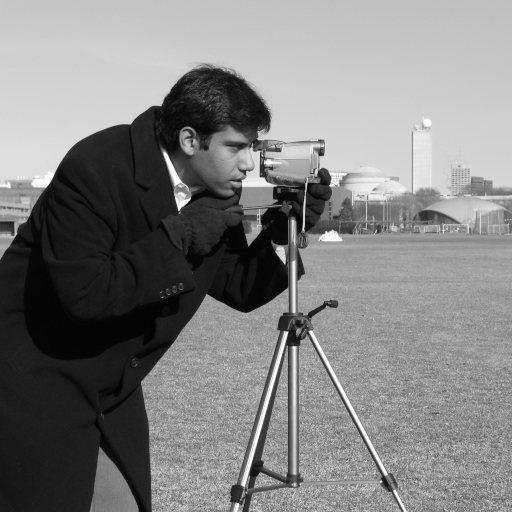
#> input picture lab_2/data/input/04_camera.png, 512 x 512 px; its folder holds 5 pictures in this run
$ jupyter execute --allow-errors 05_edge_bilateral.ipynb   (older library calls are emulated)
#> lines starting #> are read from the running program, lines starting #| are printed output that depends on the picture; after the words box and inside, x2 and y2 are one past the last pixel; in counts of white or black regions, pixels touching at a corner belong together
### lab_2/src/common.py
"""Module common.py - Các hàm tiện ích dùng chung cho Bài Lab 2 (Chương 2).

Bao gồm:
- Đọc và lưu ảnh an toàn với đường dẫn tiếng Việt Unicode trên Windows.
- Chuyển đổi không gian màu BGR sang RGB để hiển thị bằng Matplotlib.
- Kiểm tra tính hợp lệ của mảng ảnh đầu vào.
- Tiện ích hiển thị nhiều ảnh cạnh nhau (side-by-side).
"""

from __future__ import annotations

from pathlib import Path
from typing import List, Tuple, Union

import cv2
import matplotlib.pyplot as plt
import numpy as np


def validate_image(image: np.ndarray) -> np.ndarray:
    """Kiểm tra tính hợp lệ của mảng ảnh đầu vào."""
    if not isinstance(image, np.ndarray):
        raise TypeError(f"Ảnh phải là mảng numpy.ndarray, nhận được: {type(image)}")
    if image.dtype != np.uint8:
        raise TypeError(f"Ảnh phải có kiểu dữ liệu uint8, nhận được: {image.dtype}")
    if image.size == 0:
        raise ValueError("Ảnh đầu vào không được rỗng.")
    if image.ndim not in (2, 3):
        raise ValueError(f"Ảnh phải có 2 chiều (ảnh xám) hoặc 3 chiều (ảnh màu), nhận được: {image.ndim} chiều.")
    if image.ndim == 3 and image.shape[2] not in (1, 3, 4):
        raise ValueError(f"Ảnh màu phải có 1, 3 hoặc 4 kênh màu, nhận được: {image.shape[2]} kênh.")
    return image


def read_image(path: Union[str, Path], as_gray: bool = False) -> np.ndarray:
    """Đọc ảnh từ đường dẫn hỗ trợ an toàn Unicode tiếng Việt trên Windows.

    Args:
        path: Đường dẫn tới file ảnh.
        as_gray: Nếu True đọc ảnh thang xám, nếu False đọc ảnh màu BGR.
    """
#> called with as_gray = True
    p = Path(path).resolve()
    if not p.is_file():
        raise FileNotFoundError(f"Không tìm thấy file ảnh tại: {p}")

    data = np.fromfile(str(p), dtype=np.uint8)
    flag = cv2.IMREAD_GRAYSCALE if as_gray else cv2.IMREAD_COLOR
    img = cv2.imdecode(data, flag)
#> img is the input picture: shape (512, 512); min 0, max 255, mean 129.1

    if img is None:
        raise ValueError(f"Không thể giải mã file ảnh: {p}")
    return img


# [14 lines left out: function save_image, not called in this run]


def bgr_to_rgb(image_bgr: np.ndarray) -> np.ndarray:
    """Chuyển đổi ảnh BGR của OpenCV sang RGB để hiển thị bằng Matplotlib."""
    validate_image(image_bgr)
    if image_bgr.ndim == 2:
        return image_bgr
    if image_bgr.ndim == 3 and image_bgr.shape[2] == 1:
        return image_bgr[:, :, 0]
    if image_bgr.ndim == 3 and image_bgr.shape[2] == 4:
        return cv2.cvtColor(image_bgr, cv2.COLOR_BGRA2RGBA)
    return cv2.cvtColor(image_bgr, cv2.COLOR_BGR2RGB)


def to_grayscale(image: np.ndarray) -> np.ndarray:
    """Chuyển đổi ảnh sang thang xám chuẩn uint8 2D."""
    validate_image(image)
    if image.ndim == 2:
        return image.copy()
    if image.ndim == 3:
        channels = image.shape[2]
        if channels == 1:
            return image[:, :, 0].copy()
        elif channels == 3:
            return cv2.cvtColor(image, cv2.COLOR_BGR2GRAY)
        elif channels == 4:
            return cv2.cvtColor(image, cv2.COLOR_BGRA2GRAY)
    raise ValueError(f"Không thể chuyển đổi ảnh shape={image.shape} sang grayscale.")


# [43 lines left out: function show_images, not called in this run]

### lab_2/src/edge_detection.py
"""Sobel và Prewitt 3x3: gradient có dấu và độ lớn trên ảnh xám."""

import cv2
import numpy as np

from .common import to_grayscale


def sobel_edges(image: np.ndarray) -> tuple[np.ndarray, np.ndarray, np.ndarray]:
    """Trả về (Gx, Gy, magnitude), mỗi mảng float32 có shape (H, W).

    Đầu vào uint8: ảnh xám 2D, một kênh, BGR hoặc BGRA; ảnh màu được
    chuyển sang xám trước khi lọc. Không sửa ảnh đầu vào. Gx/Gy giữ dấu,
    magnitude = hypot(Gx, Gy); không ép về uint8 trước khi tính độ lớn.
    Dùng kernel 3x3 và viền phản chiếu REFLECT_101.

    Khi so sánh cùng ngưỡng với Prewitt, có thể chia các kết quả Sobel
    cho 4 và Prewitt cho 3 (hệ số đáp ứng tại cạnh bậc thang). Hàm này
    trả về đáp ứng gốc, chưa chuẩn hóa.
    """
    gray = to_grayscale(image)
    gx = cv2.Sobel(gray, cv2.CV_32F, 1, 0, ksize=3, borderType=cv2.BORDER_REFLECT_101)
    gy = cv2.Sobel(gray, cv2.CV_32F, 0, 1, ksize=3, borderType=cv2.BORDER_REFLECT_101)
    return gx, gy, np.hypot(gx, gy)


def prewitt_edges(image: np.ndarray) -> tuple[np.ndarray, np.ndarray, np.ndarray]:
    """Trả về (Gx, Gy, magnitude) float32 bằng kernel Prewitt tự khai báo.

    Cùng quy ước đầu vào, viền và dấu gradient như sobel_edges. Kernel
    Gx gồm ba hàng [-1, 0, 1]; Gy là chuyển vị của Gx. Trục x tăng sang
    phải, trục y tăng xuống dưới. Kết quả giữ nguyên thang đáp ứng gốc.
    """
    gray = to_grayscale(image)
    kernel_x = np.array([[-1, 0, 1], [-1, 0, 1], [-1, 0, 1]], dtype=np.float32)
    gx = cv2.filter2D(gray, cv2.CV_32F, kernel_x, borderType=cv2.BORDER_REFLECT_101)
    gy = cv2.filter2D(gray, cv2.CV_32F, kernel_x.T, borderType=cv2.BORDER_REFLECT_101)
    return gx, gy, np.hypot(gx, gy)

### lab_2/src/nonlinear_filters.py
import cv2
import numpy as np


# [70 lines left out: functions median_filter, add_salt_pepper_noise, not called in this run]
def apply_bilateral_filter(image, d=9, sigma_color=75, sigma_space=75):
    if image is None:
        raise ValueError("Input image cannot be None")

    if not isinstance(image, np.ndarray):
        raise TypeError("Input image must be a NumPy array")

    if image.size == 0:
        raise ValueError("Input image cannot be empty")

    if image.ndim not in (2, 3):
        raise ValueError("Image must be grayscale or color")

    if image.ndim == 3 and image.shape[2] != 3:
        raise ValueError("Color image must have 3 channels")

    if d <= 0:
        raise ValueError("d must be positive")

    if sigma_color <= 0:
        raise ValueError("sigma_color must be positive")

    if sigma_space <= 0:
        raise ValueError("sigma_space must be positive")

    return cv2.bilateralFilter(
        image,
        d=d,
        sigmaColor=sigma_color,
        sigmaSpace=sigma_space
    )

### lab_2/notebook/05_edge_bilateral.ipynb
# Lab 2 – TV6: Sobel, Prewitt và Bilateral Filter

**Mục tiêu:** tính $G_x$, $G_y$, độ lớn gradient; tự khai báo kernel Prewitt để so sánh Sobel; khảo sát cạnh trước/sau Bilateral và minh họa mất cạnh nhỏ khi lọc quá mạnh.

Dùng ảnh thật `04_camera.png`, `19_text.png` của nhóm. Nhiễu được sinh với seed cố định; hình tổng hợp ở cuối chỉ dùng kiểm chứng một cạnh yếu đã biết. Kết quả được lưu tại `lab_2/result/figures/tv6_edge_bilateral/`.

## 1. Cơ sở và quy ước

Với trục $x$ sang phải, $y$ xuống dưới, dùng các kernel 3×3 sau (OpenCV áp dụng tương quan):

```text
Sobel Kx          Sobel Ky         Prewitt Kx       Prewitt Ky
[-1  0  1]       [-1 -2 -1]       [-1  0  1]       [-1 -1 -1]
[-2  0  2]       [ 0  0  0]       [-1  0  1]       [ 0  0  0]
[-1  0  1]       [ 1  2  1]       [-1  0  1]       [ 1  1  1]
```

$M=\sqrt{G_x^2+G_y^2}$. Tính bằng `float32` để giữ cả đạo hàm âm; chuyển trực tiếp sang `uint8` sẽ làm mất thông tin. Viền dùng `BORDER_REFLECT_101`. Sobel làm trơn theo trọng số 1–2–1 ở phương vuông góc đạo hàm; Prewitt dùng 1–1–1.

Các hàm trả **gradient thô**. Để so sánh độ lớn công bằng, chia Sobel cho 4 và Prewitt cho 3 (hệ số đáp ứng của một cạnh bậc thang thẳng). Đây không phải chuẩn hóa min–max từng ảnh. Cả hai dùng chung giới hạn màu; các toán tử vẫn khác nhau ở chi tiết và hướng cạnh.

Bilateral lấy trung bình có trọng số theo **khoảng cách không gian** và **chênh lệch cường độ**:
$w(p,q)=\exp[-\|p-q\|^2/(2\sigma_s^2)]\exp[-(I_p-I_q)^2/(2\sigma_c^2)]$.
`d` là đường kính lân cận; `sigma_space` theo pixel, `sigma_color` theo mức xám. Khi `sigma_color` lớn, điểm ở hai phía cạnh dễ được trộn; tăng vùng lân cận cũng có thể xóa chi tiết nhỏ.

[cell 1]
from pathlib import Path
import sys, csv
import cv2
import numpy as np
import matplotlib.pyplot as plt

# Chạy được từ gốc repository hoặc thư mục notebook.
ROOT = next(p for p in (Path.cwd(), *Path.cwd().parents)
            if (p / 'lab_2/src/common.py').is_file())
if str(ROOT) not in sys.path:
    sys.path.insert(0, str(ROOT))
from lab_2.src.common import read_image, bgr_to_rgb
from lab_2.src.edge_detection import sobel_edges, prewitt_edges
from lab_2.src.nonlinear_filters import apply_bilateral_filter

DATA = ROOT / 'lab_2/data/input'
OUT = ROOT / 'lab_2/result/figures/tv6_edge_bilateral'
OUT.mkdir(parents=True, exist_ok=True)
SEED, EDGE_THRESHOLD = 2026, 20.0
plt.rcParams.update({'font.size': 10, 'figure.dpi': 100})
camera = read_image(DATA / '04_camera.png', as_gray=True)
#> (the rest of this cell did not finish here and is left out)


def finish(fig, name):
    fig.savefig(OUT / name, dpi=140, bbox_inches='tight')
    plt.show()
    plt.close(fig)

def gray(ax, image, title):
    ax.imshow(image, cmap='gray', vmin=0, vmax=255)
    ax.set_title(title)
    ax.axis('off')

print('Ảnh:', camera.shape, text.shape, '| dtype:', camera.dtype)
print('Seed:', SEED, '| Ngưỡng cạnh chung:', EDGE_THRESHOLD)

## 2. Kiểm tra giao diện và đầu vào

Kiểm tra ảnh xám, ảnh BGR, ảnh hằng, kiểu đầu ra và ví dụ lỗi. Kiểm thử đầy đủ các kernel/tham số nằm trong bộ kiểm thử của module.

[cell 2]
for detector in (sobel_edges, prewitt_edges):
    parts = detector(camera)
    assert len(parts) == 3
    assert all(x.shape == camera.shape and x.dtype == np.float32 for x in parts)
    assert all(np.isfinite(x).all() for x in parts)
    np.testing.assert_allclose(parts[2], np.hypot(parts[0], parts[1]))
    assert all(np.count_nonzero(x) == 0 for x in detector(np.full((16, 16), 90, np.uint8)))
#> this loop made 2 passes
#> pass 1, in sobel_edges, `gx = cv2.Sobel(gray, cv2.CV_32F, 1, 0, ksize=3, borderType=cv2.BORDER_..`:
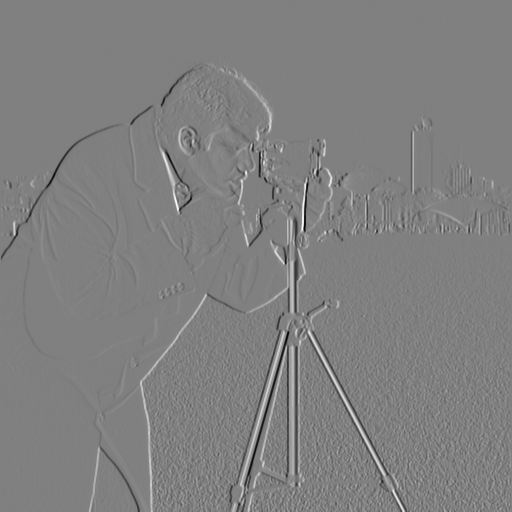
#> gx: shape (512, 512) float32; min -860, max 851, mean 0.9; drawn with min black and max white
#> pass 1, in sobel_edges, `gy = cv2.Sobel(gray, cv2.CV_32F, 0, 1, ksize=3, borderType=cv2.BORDER_..`:
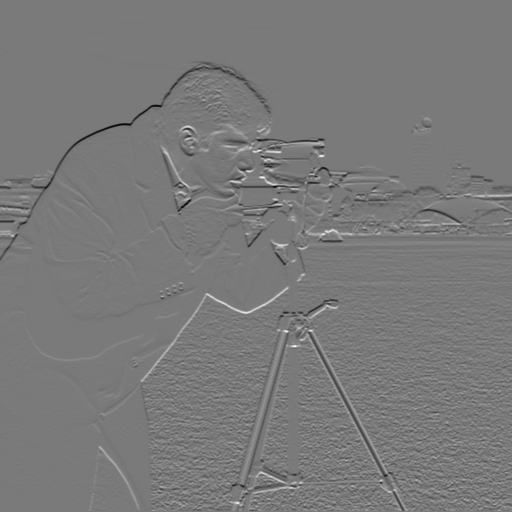
#> gy: shape (512, 512) float32; min -722, max 784, mean -1.1; drawn with min black and max white
bgr = cv2.cvtColor(camera, cv2.COLOR_GRAY2BGR)
assert bgr_to_rgb(bgr).shape == bgr.shape
np.testing.assert_array_equal(sobel_edges(bgr)[2], sobel_edges(camera)[2])
assert apply_bilateral_filter(bgr).shape == bgr.shape
assert apply_bilateral_filter(camera).dtype == np.uint8
#> call 2 of apply_bilateral_filter, with d = 9, sigma_color = 75, sigma_space = 75
#> in apply_bilateral_filter (call 2), `return cv2.bilateralFilter( image, d=d, sigmaColor=sigma_color, sigmaS..`:
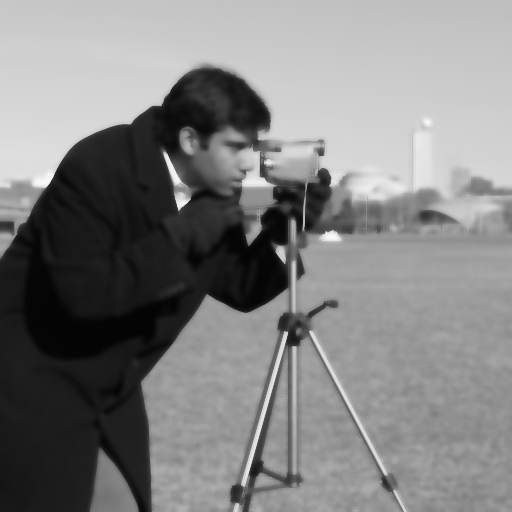
#> returned value: shape (512, 512); min 3, max 249, mean 129
bad_cases = [
    ('Sobel: float32 thay vì uint8', lambda: sobel_edges(camera.astype(np.float32))),
    ('Prewitt: ảnh rỗng', lambda: prewitt_edges(np.empty((0, 0), np.uint8))),
    ('Bilateral: sigma âm', lambda: apply_bilateral_filter(camera, sigma_color=-1)),
    ('Bilateral: ảnh 4 kênh', lambda: apply_bilateral_filter(np.zeros((8, 8, 4), np.uint8))),
]
for label, action in bad_cases:
    try:
        action()
    except (TypeError, ValueError) as exc:
        print(label, '->', type(exc).__name__, str(exc))
    else:
        raise AssertionError('Đầu vào sai chưa bị từ chối: ' + label)
#> this loop made 4 passes
#> label on passes 1 to 4: 'Sobel: float32 thay vì uint8', 'Prewitt: ảnh rỗng', 'Bilateral: sigma âm', 'Bilateral: ảnh 4 kênh'
#| Sobel: float32 thay vì uint8 -> TypeError Ảnh phải có kiểu dữ liệu uint8, nhận được: float32
#| Prewitt: ảnh rỗng -> ValueError Ảnh đầu vào không được rỗng.
#| Bilateral: sigma âm -> ValueError sigma_color must be positive
#| Bilateral: ảnh 4 kênh -> ValueError Color image must have 3 channels
print('PASS: kiểm tra hợp lệ và không hợp lệ.')

## 3. Sobel theo hai hướng

$G_x$ nhạy với thay đổi trái–phải (thường thấy cạnh đứng), $G_y$ nhạy với thay đổi trên–dưới (cạnh ngang). Hai hình đạo hàm dùng cùng thang màu đối xứng quanh 0; độ lớn dùng giá trị không âm. Hình này giữ nguyên hệ số Sobel thô.

[cell 3]
gx, gy, magnitude = sobel_edges(camera)
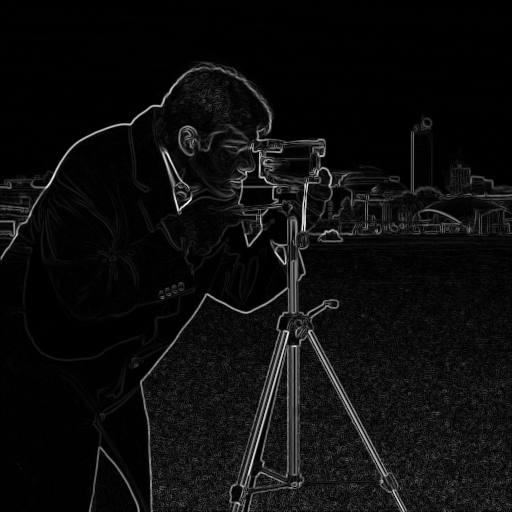
#> magnitude: shape (512, 512) float32; min 0, max 930.1, mean 49.3; drawn with min black and max white
signed_limit = max(float(np.abs(gx).max()), float(np.abs(gy).max()))
#> signed_limit = 860
fig, axes = plt.subplots(1, 4, figsize=(15, 4), constrained_layout=True)
#> (the rest of this cell did not finish here and is left out)

## 4. So sánh Sobel và Prewitt trên cùng ảnh

Hiển thị hai ảnh thật để tránh kết luận từ một vùng duy nhất. Mọi ảnh độ lớn bên dưới dùng **cùng một thang màu**, sau khi hiệu chỉnh hệ số 4/3 đã nêu. Không dùng ảnh nhị phân để thay thế độ lớn gradient.

#> (a cell that did not finish here is left out)

**Nhận xét:** hai toán tử cùng làm nổi đường bao và chữ. Khác biệt ở vùng chi tiết phản ánh cách lấy trung bình theo phương vuông góc: Sobel nhấn hàng/cột giữa, Prewitt cho trọng số đều. Độ lớn gần nhau không có nghĩa hai kernel giống nhau; không có nhãn cạnh chuẩn để tuyên bố toán tử nào chính xác hơn.

## 5. Cạnh trước và sau lọc trên ảnh có nhiễu

Thêm nhiễu Gaussian $\sigma=12$ vào camera, **clip trong miền float trước khi ép uint8**. Mọi bộ lọc nhận đúng cùng ảnh nhiễu. Gaussian 5×5, $\sigma=1$ là mốc so sánh; Bilateral vừa `(9, 35, 5)` và mạnh `(15, 150, 15)` lần lượt là `(d, sigma_color, sigma_space)`.

Hàng 2 dùng cùng Sobel `/4` và thang màu; hàng 3 dùng cùng ngưỡng 20. Đây là bản đồ ngưỡng gradient đơn giản, chưa phải phép đánh giá phát hiện cạnh có ground truth.

[cell 5]
rng = np.random.default_rng(SEED)
noisy = np.clip(camera.astype(np.float32) + rng.normal(0, 12, camera.shape), 0, 255).astype(np.uint8)
variants = {
    'Gốc sạch': camera,
    'Có nhiễu': noisy,
    'Gaussian 5×5, σ=1': cv2.GaussianBlur(noisy, (5, 5), 1, borderType=cv2.BORDER_REFLECT_101),
    'Bilateral vừa (9,35,5)': apply_bilateral_filter(noisy, 9, 35, 5),
    'Bilateral mạnh (15,150,15)': apply_bilateral_filter(noisy, 15, 150, 15),
}
#> in apply_bilateral_filter (call 6), `return cv2.bilateralFilter( image, d=d, sigmaColor=sigma_color, sigmaS..`:
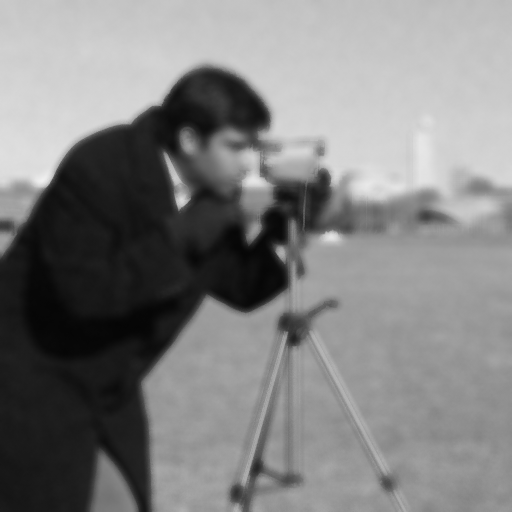
#> returned value: shape (512, 512); min 5, max 240, mean 128.7
edge_maps = {name: sobel_edges(image)[2] / 4 for name, image in variants.items()}
#> in sobel_edges (call 11), `gx = cv2.Sobel(gray, cv2.CV_32F, 1, 0, ksize=3, borderType=cv2.BORDER_..`:
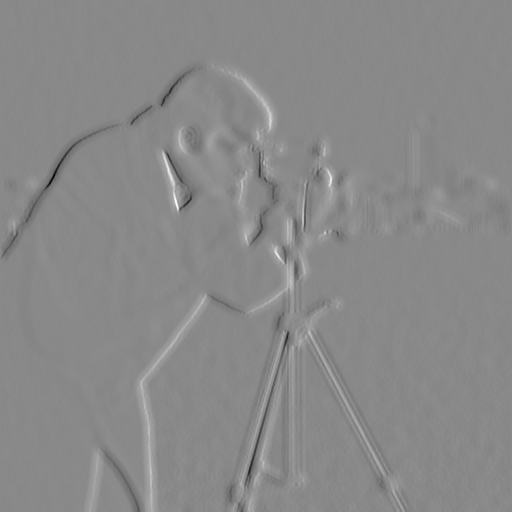
#> gx: shape (512, 512) float32; min -453, max 389, mean 0.9; drawn with min black and max white
#> in sobel_edges (call 11), `gy = cv2.Sobel(gray, cv2.CV_32F, 0, 1, ksize=3, borderType=cv2.BORDER_..`:
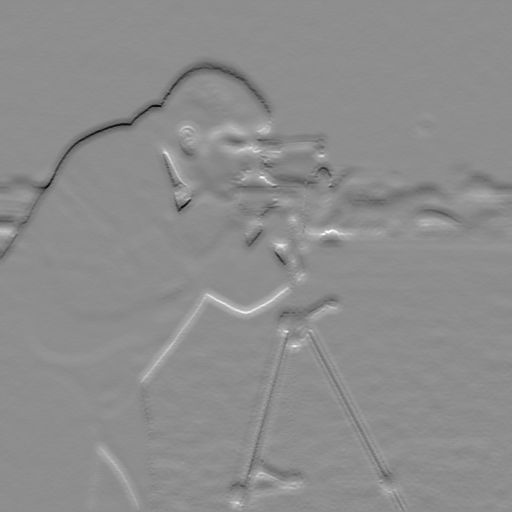
#> gy: shape (512, 512) float32; min -332, max 265, mean -1.1; drawn with min black and max white
#> edge_maps = 5 items
edge_max = max(float(values.max()) for values in edge_maps.values())
#> edge_max = 242.9
fig, axes = plt.subplots(3, 5, figsize=(17, 10), constrained_layout=True)
#> (the rest of this cell did not finish here and is left out)

**Kết quả với seed 2026:** MSE của ảnh nhiễu là **139.07**, Gaussian **82.05**, Bilateral vừa **53.70**, Bilateral mạnh **243.62**. Cấu hình vừa phục hồi ảnh này tốt hơn theo MSE; cấu hình mạnh đã làm mất chi tiết đến mức MSE cao hơn cả ảnh nhiễu.

**Cách đọc kết quả:** nhiễu sinh nhiều đáp ứng nhỏ trong vùng đồng nhất. Lọc giảm các đáp ứng này; Bilateral vừa còn ưu tiên điểm có cường độ gần nhau quanh đường bao. Gaussian có thể làm mềm cả đường bao. Bilateral mạnh làm phẳng nhiều chi tiết hơn; không nên tăng tham số chỉ để bản đồ cạnh trông ít điểm trắng. MSE chỉ đo phục hồi ảnh đã biết trước khi thêm nhiễu, không đo độ đúng của cạnh và không chứng minh bộ lọc luôn tốt hơn trên ảnh khác.

## 6. Minh họa có kiểm soát: cạnh nhỏ bị mất khi lọc mạnh

Ảnh **tổng hợp**, nền 70, vạch sáng rộng 3 pixel ở cột `[60:63)` có mức 94 (tương phản 24), cạnh lớn ở cột 160 chuyển lên 200. Thêm nhiễu Gaussian $\sigma=6$ với seed 2026. Dùng Bilateral vừa `(9,12,5)` ở đây vì vạch chỉ chênh 24 mức; bộ lọc mạnh vẫn `(15,150,15)`.

Đo profile trung bình trên hàng `[16:112)`. Tương phản vạch = trung bình cột `[60:63)` trừ trung bình hai vùng nền `[50:56)` và `[67:73)`. Tương phản cạnh lớn = trung bình `[170:180)` trừ `[140:150)`. Cùng ROI cho mọi ảnh. Profile gradient là trung bình theo hàng của Sobel magnitude `/4` (chưa lấy ngưỡng).

[cell 6]
synthetic = np.full((128, 256), 70, dtype=np.uint8)
#> synthetic: shape (128, 256); every value is 70
synthetic[:, 160:] = 200
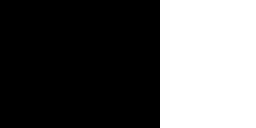
#> synthetic: shape (128, 256); values 70 (black) and 200 (white), 37.5% white; 1 white region, box (x1, y1, x2, y2) and area: (160, 0, 256, 128) 12288
synthetic[:, 60:63] = 94
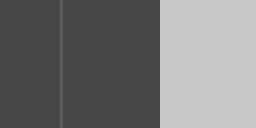
#> synthetic: shape (128, 256); 1.17% of pixels changed, all inside (x1, y1, x2, y2) = (60, 0, 63, 128)
rng = np.random.default_rng(SEED)
synthetic_noisy = np.clip(synthetic.astype(np.float32) + rng.normal(0, 6, synthetic.shape), 0, 255).astype(np.uint8)
synth_variants = {
    'Sạch tổng hợp': synthetic,
    'Có nhiễu': synthetic_noisy,
    'Bilateral vừa (9,12,5)': apply_bilateral_filter(synthetic_noisy, 9, 12, 5),
    'Bilateral mạnh (15,150,15)': apply_bilateral_filter(synthetic_noisy, 15, 150, 15),
}
#> in apply_bilateral_filter (call 8), `return cv2.bilateralFilter( image, d=d, sigmaColor=sigma_color, sigmaS..`:
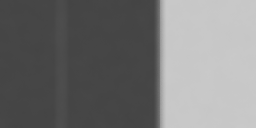
#> returned value: shape (128, 256); min 68, max 201, mean 118.5
fig = plt.figure(figsize=(14, 7), constrained_layout=True)
grid = fig.add_gridspec(2, 4)
profile_ax = fig.add_subplot(grid[1, :2])
gradient_ax = fig.add_subplot(grid[1, 2:])
rows = []
#> (the rest of this cell did not finish here and is left out)
